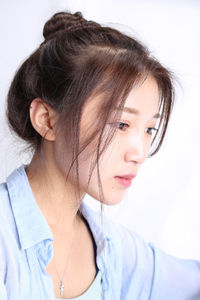
#> input picture opencv/1.jpg, 200 x 300 px, found by its file name
$ python example15.py
#> lines starting #> are read from the running program, lines starting #| are printed output that depends on the picture; long printed decimals are rounded
#> further down, src is the input picture: shape (300, 200, 3); mean B, G, R 189.3, 187.3, 198.7
# 金字塔

import numpy as np
import cv2 as cv


# 高斯金字塔
def pyramid_demo(image):
    level = 3
    temp = image.copy()
    pyramid_images = []
    for i in range(level):
        dst = cv.pyrDown(temp)
        pyramid_images.append(dst)
        cv.imshow("pyramid_down_" + str(i),dst)
        temp = dst.copy()
#> this loop made 3 passes
#> pass 1, in pyramid_demo, `dst = cv.pyrDown(temp)`:
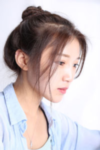
#> dst: shape (150, 100, 3); mean B, G, R 189.3, 187.3, 198.7
#> pass 2, in pyramid_demo, `dst = cv.pyrDown(temp)`:
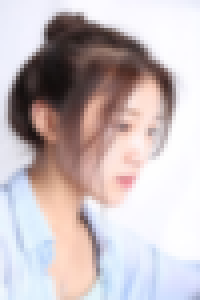
#> dst: shape (75, 50, 3) (shown 4 times larger); mean B, G, R 189.3, 187.3, 198.7
#> pass 3, in pyramid_demo, `dst = cv.pyrDown(temp)`:
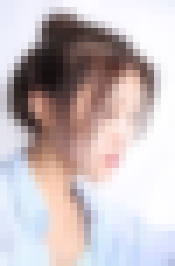
#> dst: shape (38, 25, 3) (shown 7 times larger); mean B, G, R 189.9, 187.7, 198.9
#> after the loop, pyramid_images = 3 items
    return pyramid_images
# 拉普拉斯金字塔
def lapalian_demo(image):
    pyramid_image = pyramid_demo(image)
#> pyramid_image = 3 items
    level = len(pyramid_image)
#> level = 3
    for i in range(level - 1, -1):
        if (i - 1) < 0:
            expand = cv.pyrUp(pyramid_image[i], dstsize=image.shape[:2])
            lpls = cv.subtract(image, expand)
            cv.imshow("lapalian_down_" + str(i), lpls)
        else:
            expand = cv.pyrUp(pyramid_image[i], dstsize=pyramid_image[i].shape[:2])
            lpls = cv.subtract(pyramid_image[i], expand)
            cv.imshow("lapalian_down_" + str(i), lpls)


# ----------------------------------
print("Hello to Opencv world")
src = cv.imread("F:\\pythonwork\\opencv\\1.jpg")  # 地址
cv.namedWindow("input image", cv.WINDOW_AUTOSIZE) # 窗口设置名称，自由尺寸

t1 = cv.getTickCount()
pyramid_demo(src)
lapalian_demo(src)
t2 = cv.getTickCount()
print((t2 - t1)/cv.getTickFrequency() * 1000)
#| 5.298
cv.waitKey(3000)

cv.destroyAllWindows()

$ run again, with opencv/2.jpg copied over opencv/1.jpg
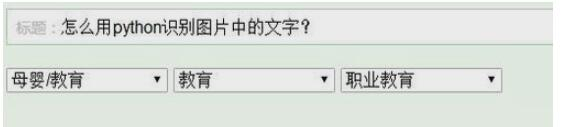
#> input picture opencv/2.jpg, 566 x 127 px, found by its file name
#> src is the input picture: shape (127, 566, 3); mean B, G, R 219, 224.1, 219.2
#> the loop in pyramid_demo, `for i in range(level):` made 3 passes
#> pass 1, in pyramid_demo, `dst = cv.pyrDown(temp)`:
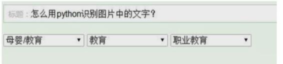
#> dst: shape (64, 283, 3); mean B, G, R 219.1, 224.2, 219.3
#> pass 2, in pyramid_demo, `dst = cv.pyrDown(temp)`:
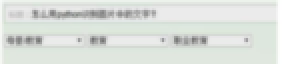
#> dst: shape (32, 142, 3) (shown 2 times larger); mean B, G, R 219.3, 224.3, 219.5
#> after the loop in pyramid_demo, `for i in range(level):`: pyramid_images = 3 items
#> level = 3
#| 3.910

$ run again, with opencv/3.jpg copied over opencv/1.jpg
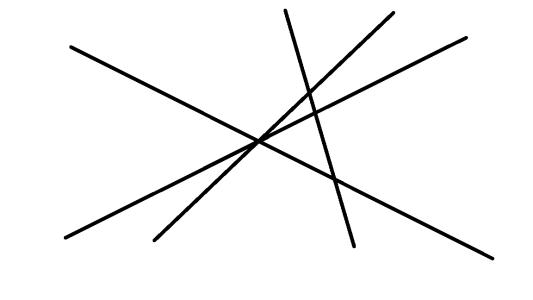
#> input picture opencv/3.jpg, 533 x 300 px, found by its file name
#> src is the input picture: shape (300, 533, 3); min 0, max 255, mean 246.1
#> the loop in pyramid_demo, `for i in range(level):` made 3 passes
#> pass 1, in pyramid_demo, `dst = cv.pyrDown(temp)`:
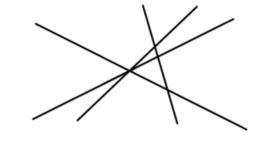
#> dst: shape (150, 267, 3); min 3, max 255, mean 246.1
#> pass 3, in pyramid_demo, `dst = cv.pyrDown(temp)`:
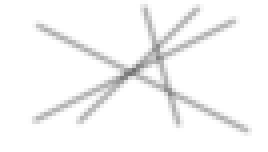
#> dst: shape (38, 67, 3) (shown 4 times larger); min 113, max 255, mean 246.3
#> after the loop in pyramid_demo, `for i in range(level):`: pyramid_images = 3 items
#> level = 3
#| 5.425
